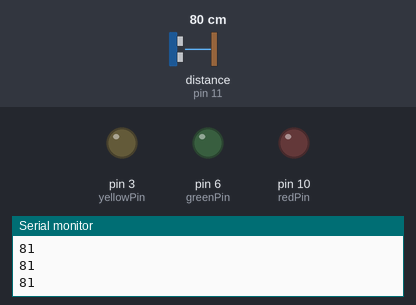
A sketch run on a simulated Arduino Uno, built with avr-gcc and run on an emulated ATmega328P. Shown: output pins drawn as LEDs (lit = HIGH), the last lines printed to the serial monitor. Inputs (shaded band) come from the test bench; at power-on: distance to the obstacle (sensor on pin 11) 80 cm. The echo pulse lasts 58.3 µs per cm.

Above: at 1.2 s.
1.3 s: distance to the obstacle (sensor on pin 11) set to 17 cm
2.8 s: distance to the obstacle (sensor on pin 11) set to 13 cm
At 3.6 s:
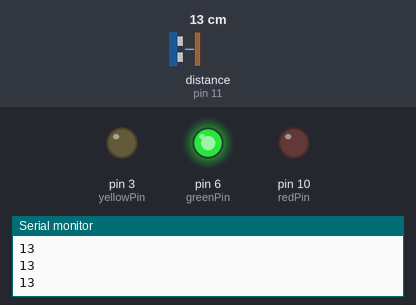
4.3 s: distance to the obstacle (sensor on pin 11) set to 11 cm
5.8 s: distance to the obstacle (sensor on pin 11) set to 8 cm
At 6.6 s:
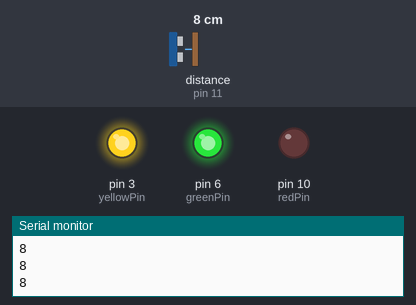
7.3 s: distance to the obstacle (sensor on pin 11) set to 6 cm
8.8 s: distance to the obstacle (sensor on pin 11) set to 3 cm
At 9.6 s:
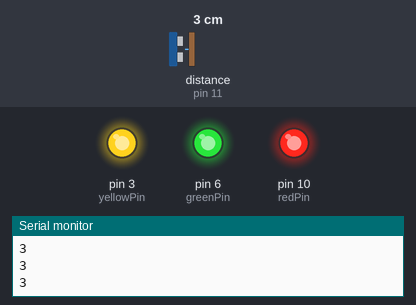
Timing chart, 0 to 11.3 s (numbered marks = the images above; inputs shaded):
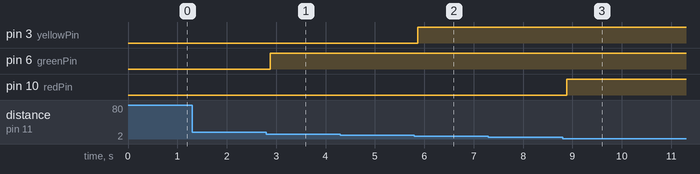

The sketch:

NewPing__.ino
```cpp
#include <NewPing.h>
int TRIGGER_PIN = 12;
int ECHO_PIN = 11;
#define MAX_DISTANCE 200
NewPing sonar(TRIGGER_PIN, ECHO_PIN, MAX_DISTANCE);
int distance; //
int redPin = 10;
int yellowPin = 3;
int greenPin = 6;
void setup()
{
	Serial.begin(9600);
	pinMode(TRIGGER_PIN, OUTPUT);
	pinMode(ECHO_PIN, INPUT);
	pinMode(redPin, OUTPUT);
	pinMode(yellowPin, OUTPUT);
	pinMode(greenPin, OUTPUT);
	/*PIN GREEN: 6
	PIN YELLOW: 3  g
	PIN RED: 10 */
}

void loop()
{
	distance = sonar.ping_cm();
	Serial.println(distance);
	delay(50);
	/* DISTANCES
	GREEN: COLD
	YELLOW: MEDIUM
	RED : HOT */
	if (distance != 0 && distance < 150)
	{
		if (distance < 15)
		{
			digitalWrite(greenPin, HIGH);
		}
		else
		{
			digitalWrite(greenPin, LOW);
		}
		if (distance < 10)
		{
			digitalWrite(yellowPin, HIGH);
		}
		else
		{
			digitalWrite(yellowPin, LOW);
		}
		if (distance < 5)
		{
			digitalWrite(redPin, HIGH);
		}
		else
		{
			digitalWrite(redPin, LOW);
		}
	}
}
```

Measured:
- the behaviour switches between 15 and 14 cm on distance to the obstacle (sensor on pin 11) (found by bisection; images 0 and 1)
- the behaviour switches between 10 and 9 cm on distance to the obstacle (sensor on pin 11) (found by bisection; images 1 and 2)
- the behaviour switches between 5 and 4 cm on distance to the obstacle (sensor on pin 11) (found by bisection; images 2 and 3)
- after the input at 2.8 s, pin 6 (greenPin): LOW → HIGH after 0.08 s
- after the input at 5.8 s, pin 3 (yellowPin): LOW → HIGH after 0.07 s
- after the input at 8.8 s, pin 10 (redPin): LOW → HIGH after 0.09 s
